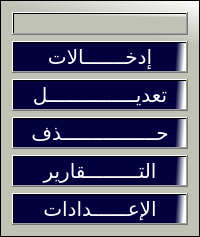
       <widget class="QFrame" name="frame_6">
        <property name="styleSheet">
         <string notr="true">background-color: qlineargradient(spread:pad, x1:0.964478, y1:0.193, x2:1, y2:0, stop:0 rgba(191, 194, 181, 255), stop:1 rgba(255, 255, 255, 255));</string>
        </property>
        <property name="frameShape">
         <enum>QFrame::StyledPanel</enum>
        </property>
        <property name="frameShadow">
         <enum>QFrame::Raised</enum>
        </property>
        <layout class="QGridLayout" name="gridLayout_28">
         <item row="0" column="0">
          <widget class="QPushButton" name="pushButton_201">
           <property name="text">
            <string/>
           </property>
           <property name="icon">
            <iconset>
             <normaloff>icons/EduTrackingSystemLogo.png</normaloff>icons/EduTrackingSystemLogo.png</iconset>
           </property>
           <property name="iconSize">
            <size>
             <width>250</width>
             <height>250</height>
            </size>
           </property>
          </widget>
         </item>
         <item row="1" column="0">
          <widget class="QPushButton" name="btnEntery">
           <property name="maximumSize">
            <size>
             <width>260</width>
             <height>80</height>
            </size>
           </property>
           <property name="font">
            <font>
             <family>PT Bold Heading</family>
             <pointsize>15</pointsize>
             <weight>50</weight>
             <italic>false</italic>
             <bold>false</bold>
            </font>
           </property>
           <property name="cursor">
            <cursorShape>PointingHandCursor</cursorShape>
           </property>
           <property name="layoutDirection">
            <enum>Qt::LeftToRight</enum>
           </property>
           <property name="styleSheet">
            <string notr="true">background-color:qlineargradient(spread:pad, x1:0.506975, y1:0.432, x2:0.99, y2:0.437227, stop:0.900498 rgba(4, 0, 62, 255), stop:1 rgba(255, 255, 255, 255));
color:rgb(255, 255, 255);
font: 15pt &quot;PT Bold Heading&quot;;</string>
           </property>
           <property name="text">
            <string>إدخـــــــالات</string>
           </property>
           <property name="icon">
            <iconset>
             <normaloff>icons/add1.png</normaloff>icons/add1.png</iconset>
           </property>
           <property name="iconSize">
            <size>
             <width>60</width>
             <height>60</height>
            </size>
           </property>
          </widget>
         </item>
         <item row="2" column="0">
          <widget class="QPushButton" name="btnManagement">
           <property name="sizePolicy">
            <sizepolicy hsizetype="Minimum" vsizetype="Fixed">
             <horstretch>0</horstretch>
             <verstretch>0</verstretch>
            </sizepolicy>
           </property>
           <property name="maximumSize">
            <size>
             <width>260</width>
             <height>80</height>
            </size>
           </property>
           <property name="font">
            <font>
             <family>PT Bold Heading</family>
             <pointsize>15</pointsize>
             <weight>50</weight>
             <italic>false</italic>
             <bold>false</bold>
            </font>
           </property>
           <property name="cursor">
            <cursorShape>PointingHandCursor</cursorShape>
           </property>
           <property name="layoutDirection">
            <enum>Qt::LeftToRight</enum>
           </property>
           <property name="styleSheet">
            <string notr="true">background-color:qlineargradient(spread:pad, x1:0.506975, y1:0.432, x2:0.99, y2:0.437227, stop:0.900498 rgba(4, 0, 62, 255), stop:1 rgba(255, 255, 255, 255));
color:rgb(255, 255, 255);
font: 15pt &quot;PT Bold Heading&quot;;</string>
           </property>
           <property name="text">
            <string>تعديـــــــــــــــل</string>
           </property>
           <property name="icon">
            <iconset>
             <normaloff>icons/edit.png</normaloff>icons/edit.png</iconset>
           </property>
           <property name="iconSize">
            <size>
             <width>40</width>
             <height>60</height>
            </size>
           </property>
          </widget>
         </item>
         <item row="3" column="0">
          <widget class="QPushButton" name="btnEmpsMovement">
           <property name="sizePolicy">
            <sizepolicy hsizetype="Minimum" vsizetype="Fixed">
             <horstretch>0</horstretch>
             <verstretch>0</verstretch>
            </sizepolicy>
           </property>
           <property name="maximumSize">
            <size>
             <width>260</width>
             <height>80</height>
            </size>
           </property>
           <property name="font">
            <font>
             <family>PT Bold Heading</family>
             <pointsize>15</pointsize>
             <weight>50</weight>
             <italic>false</italic>
             <bold>false</bold>
            </font>
           </property>
           <property name="cursor">
            <cursorShape>PointingHandCursor</cursorShape>
           </property>
           <property name="layoutDirection">
            <enum>Qt::LeftToRight</enum>
           </property>
           <property name="styleSheet">
            <string notr="true">background-color:qlineargradient(spread:pad, x1:0.506975, y1:0.432, x2:0.99, y2:0.437227, stop:0.900498 rgba(4, 0, 62, 255), stop:1 rgba(255, 255, 255, 255));
color:rgb(255, 255, 255);
font: 15pt &quot;PT Bold Heading&quot;;</string>
           </property>
           <property name="text">
            <string>حــــــــــــــــذف</string>
           </property>
           <property name="icon">
            <iconset>
             <normaloff>icons/delete3.svg</normaloff>icons/delete3.svg</iconset>
           </property>
           <property name="iconSize">
            <size>
             <width>40</width>
             <height>60</height>
            </size>
           </property>
           <property name="autoDefault">
            <bool>false</bool>
           </property>
           <property name="default">
            <bool>false</bool>
           </property>
           <property name="flat">
            <bool>false</bool>
           </property>
          </widget>
         </item>
         <item row="4" column="0">
          <widget class="QPushButton" name="btnReports">
           <property name="maximumSize">
            <size>
             <width>260</width>
             <height>80</height>
            </size>
           </property>
           <property name="font">
            <font>
             <family>PT Bold Heading</family>
             <pointsize>15</pointsize>
             <weight>50</weight>
             <italic>false</italic>
             <bold>false</bold>
            </font>
           </property>
           <property name="cursor">
            <cursorShape>PointingHandCursor</cursorShape>
           </property>
           <property name="layoutDirection">
            <enum>Qt::LeftToRight</enum>
           </property>
           <property name="styleSheet">
            <string notr="true">background-color:qlineargradient(spread:pad, x1:0.506975, y1:0.432, x2:0.99, y2:0.437227, stop:0.900498 rgba(4, 0, 62, 255), stop:1 rgba(255, 255, 255, 255));
color:rgb(255, 255, 255);
font: 15pt &quot;PT Bold Heading&quot;;</string>
           </property>
           <property name="text">
            <string>التـــــــــقارير</string>
           </property>
           <property name="icon">
            <iconset>
             <normaloff>icons/newData.png</normaloff>icons/newData.png</iconset>
           </property>
           <property name="iconSize">
            <size>
             <width>40</width>
             <height>60</height>
            </size>
           </property>
          </widget>
         </item>
         <item row="5" column="0">
          <widget class="QPushButton" name="btnSettings">
           <property name="sizePolicy">
            <sizepolicy hsizetype="Ignored" vsizetype="Fixed">
             <horstretch>0</horstretch>
             <verstretch>0</verstretch>
            </sizepolicy>
           </property>
           <property name="maximumSize">
            <size>
             <width>260</width>
             <height>80</height>
            </size>
           </property>
           <property name="font">
            <font>
             <family>PT Bold Heading</family>
             <pointsize>15</pointsize>
             <weight>50</weight>
             <italic>false</italic>
             <bold>false</bold>
            </font>
           </property>
           <property name="cursor">
            <cursorShape>PointingHandCursor</cursorShape>
           </property>
           <property name="layoutDirection">
            <enum>Qt::LeftToRight</enum>
           </property>
           <property name="styleSheet">
            <string notr="true">background-color:qlineargradient(spread:pad, x1:0.506975, y1:0.432, x2:0.99, y2:0.437227, stop:0.900498 rgba(4, 0, 62, 255), stop:1 rgba(255, 255, 255, 255));
color:rgb(255, 255, 255);
font: 15pt &quot;PT Bold Heading&quot;;</string>
           </property>
           <property name="text">
            <string>الإعــــــدادات</string>
           </property>
           <property name="icon">
            <iconset>
             <normaloff>icons/settings.png</normaloff>icons/settings.png</iconset>
           </property>
           <property name="iconSize">
            <size>
             <width>40</width>
             <height>60</height>
            </size>
           </property>
           <property name="checkable">
            <bool>false</bool>
           </property>
           <property name="autoDefault">
            <bool>false</bool>
           </property>
           <property name="flat">
            <bool>false</bool>
           </property>
          </widget>
         </item>
        </layout>
       </widget>
